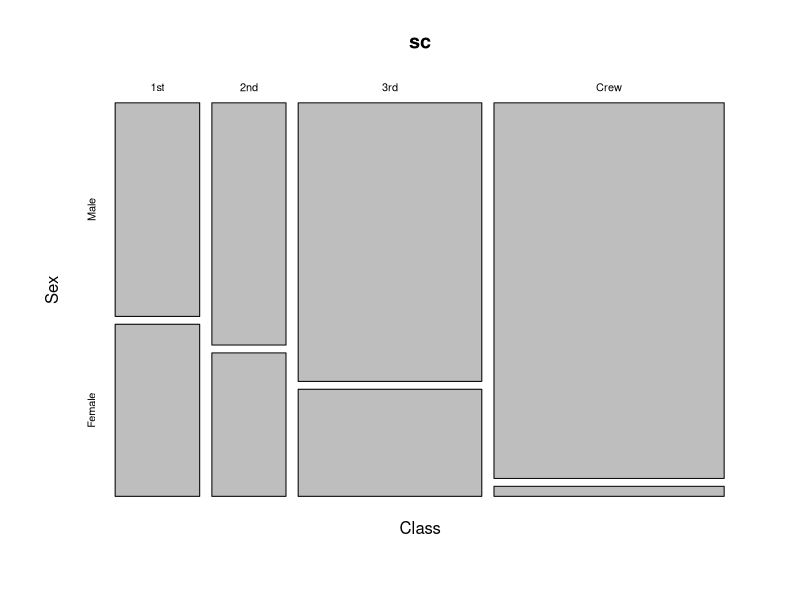
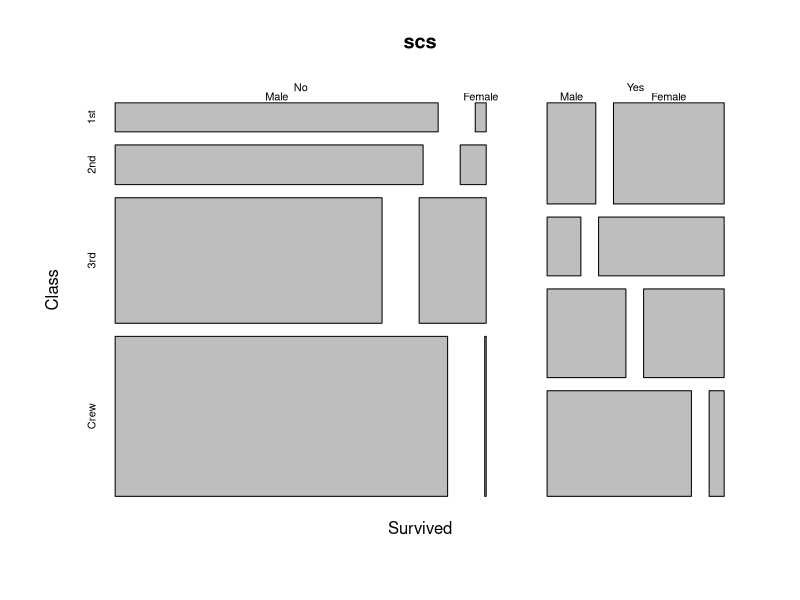
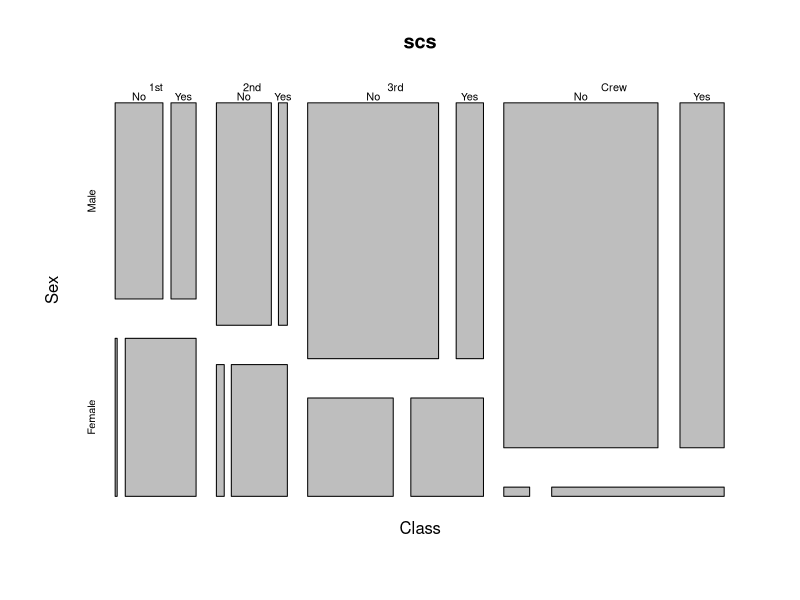

Reproduce these figures in R, in order.
## -----------------------------------------------------------------------------------------------------
str(Titanic)
### a
sc <- as.table(apply(Titanic, c(1,2), sum))
str(sc)
plot(sc)
### b
scs <- as.table(apply(Titanic, c(4,1,2), sum))
str(scs)
plot(scs)
### c
scs <- as.table(apply(Titanic, c(1,2,4), sum))
str(scs)
plot(scs)

